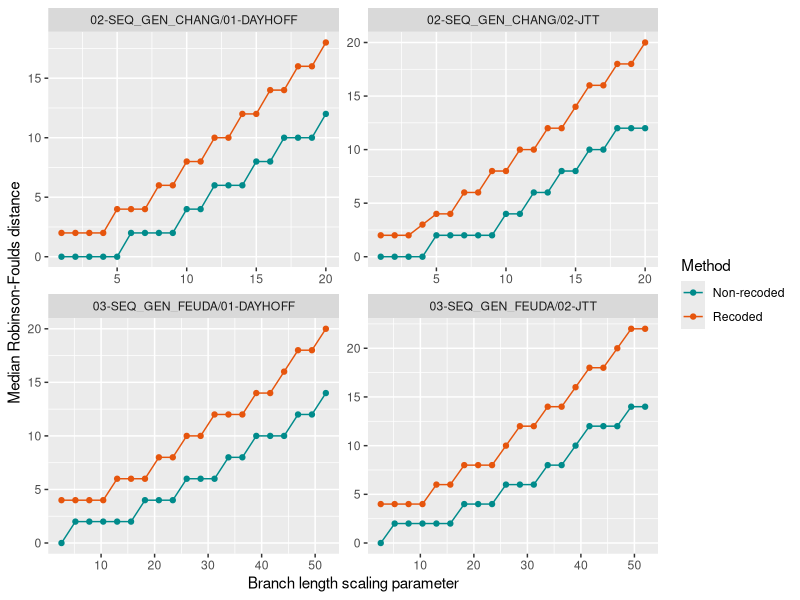

The R script that drew this image:
setwd("/Hernandez_Ryan_2019_RecodingSim/03-SATURATION")
data <- read.csv('medians.csv')
library(ggplot2)
p <-ggplot(data, aes(x=Branch.length, y=Median, color=Type)) + geom_point() + geom_line() + facet_wrap(~Model, scales = "free")
p + scale_x_continuous(name="Branch length scaling parameter") + scale_y_continuous(name="Median Robinson-Foulds distance") + labs (color="Method") + scale_color_manual(values= c("darkcyan", "#e6550d")) 
